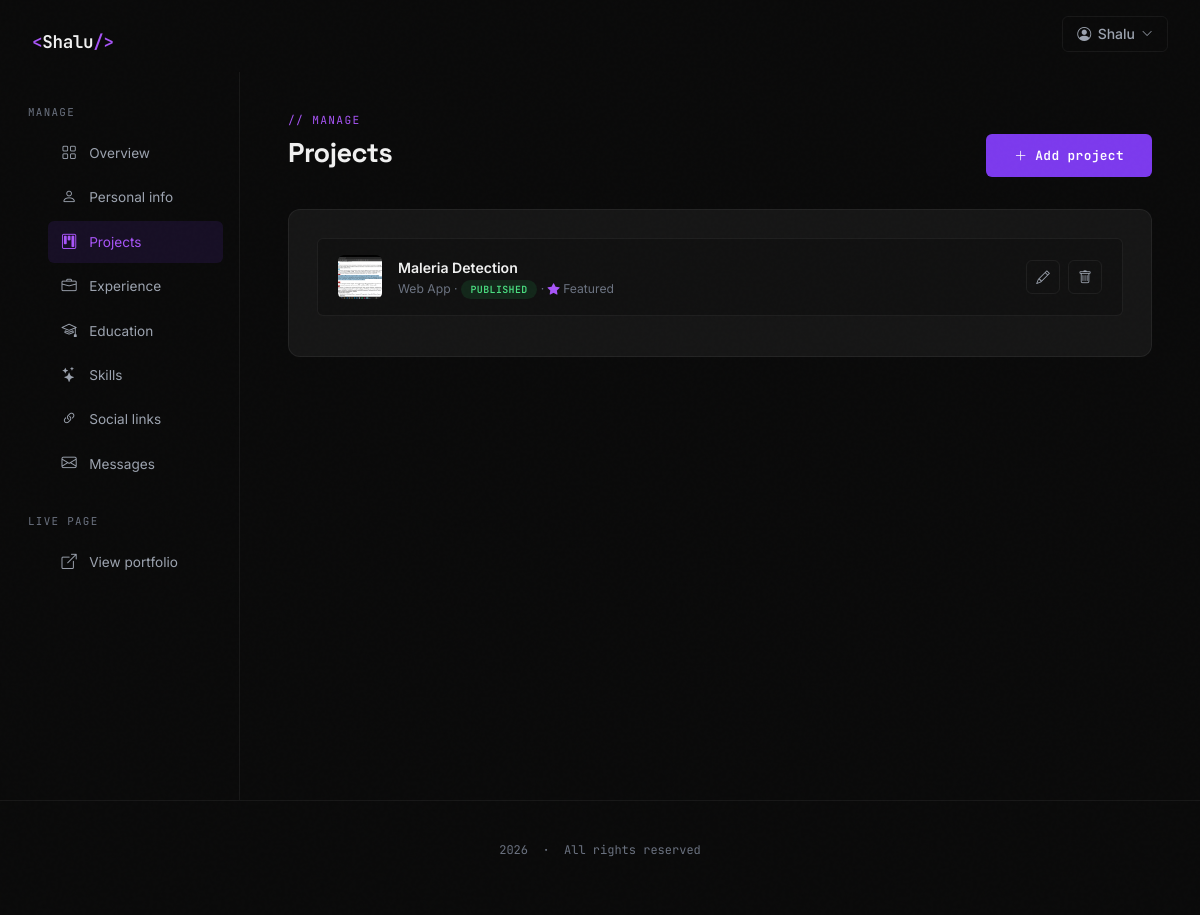
/dashboard/projects/ (signed in), run on the app's committed database.
### portfolio/models.py (models this page shows, shortened)
class Project(models.Model):
    STATUS_CHOICES = [('draft','Draft'),('published','Published'),('archived','Archived')]
    TYPE_CHOICES   = [
        ('web','Web App'),('mobile','Mobile App'),('desktop','Desktop App'),
        ('api','API / Backend'),('ml','Machine Learning'),
        ('design','UI/UX Design'),('open_source','Open Source'),('other','Other'),
    ]
    user          = models.ForeignKey(User, on_delete=models.CASCADE, related_name='projects')
    id            = models.UUIDField(primary_key=True, default=uuid.uuid4, editable=False)
    title         = models.CharField(max_length=120)
    slug          = models.SlugField(max_length=140, blank=True)
    subtitle      = models.CharField(max_length=200, blank=True)
    description   = models.TextField()
    project_type  = models.CharField(max_length=20, choices=TYPE_CHOICES, default='web')
    tags          = models.ManyToManyField('Tag', blank=True, related_name='projects')
    thumbnail     = models.ImageField(upload_to='portfolio/projects/thumbnails/', blank=True, null=True)
    cover_image   = models.ImageField(upload_to='portfolio/projects/covers/', blank=True, null=True)
    live_url      = models.URLField(blank=True)
    repo_url      = models.URLField(blank=True)
    case_study_url = models.URLField(blank=True)
    technologies  = models.CharField(max_length=500, blank=True)
    status        = models.CharField(max_length=12, choices=STATUS_CHOICES, default='draft')
    is_featured   = models.BooleanField(default=False)
    start_date    = models.DateField(blank=True, null=True)
    end_date      = models.DateField(blank=True, null=True)
    order         = models.PositiveSmallIntegerField(default=0)
    created_at    = models.DateTimeField(auto_now_add=True)
    updated_at    = models.DateTimeField(auto_now=True)

### portfolio/views.py (the view)
# urls.py: path('dashboard/projects/',           views.manage_projects,     name='manage_projects'),
@login_required
def manage_projects(request):
    projects = Project.objects.filter(user=request.user).order_by('order', '-created_at')
    return render(request, 'dashboard/projects.html', {'projects': projects, 'active_nav': 'projects'})

### templates/dashboard/projects.html (shortened to what this page needs)
{% extends "dashboard/base.html" %}
{% block dash_content %}
<div class="dash-header" style="display:flex;align-items:flex-end;justify-content:space-between;flex-wrap:wrap;gap:1rem;">
  <div>
    <div class="dash-eyebrow">// manage</div>
    <h1 class="dash-title">Projects</h1>
  </div>
  <a href="{% url 'add_project' %}" class="btn-primary-custom"><i class="bi bi-plus-lg"></i> Add project</a>
</div>
<div class="dash-card">
  {% if projects %}
    {% for p in projects %}
    <div class="dash-list-item">
      <div class="dash-list-main">
        {% if p.thumbnail %}
          <img src="{{ p.thumbnail.url }}" class="dash-list-thumb" alt="">
        {% else %}
          <div class="dash-list-thumb-placeholder"><i class="bi bi-kanban"></i></div>
        {% endif %}
        <div style="min-width:0;">
          <div class="dash-list-title">{{ p.title }}</div>
          <div class="dash-list-sub">
            {{ p.get_project_type_display }} ·
            <span class="dash-status-pill {% if p.status == 'published' %}published{% else %}draft{% endif %}">{{ p.get_status_display }}</span>
            {% if p.is_featured %} · <i class="bi bi-star-fill" style="color:var(--accent-light);"></i> Featured{% endif %}
          </div>
        </div>
      </div>
      <div class="dash-list-actions">
        <a href="{% url 'edit_project' p.pk %}" class="dash-icon-btn" title="Edit"><i class="bi bi-pencil"></i></a>
        <form method="POST" action="{% url 'delete_project' p.pk %}" onsubmit="return confirm('Delete this project? This cannot be undone.');" style="display:inline;">
          <button type="submit" class="dash-icon-btn danger" title="Delete"><i class="bi bi-trash"></i></button>
        </form>
      </div>
    </div>
    {% endfor %}
  {% else %}
    <div class="dash-empty">
      <i class="bi bi-kanban"></i>
      No projects yet. Add your first one to show it on your portfolio.
    </div>
  {% endif %}
</div>
{% endblock %}

### templates/layout.html (shortened to what this page needs)
{% load static %}
<!DOCTYPE html>
<html lang="en">
<head>
    <link href="https://cdn.jsdelivr.net/npm/bootstrap@5.3.3/dist/css/bootstrap.min.css" rel="stylesheet">
    <link rel="stylesheet" href="https://cdn.jsdelivr.net/npm/bootstrap-icons@1.11.3/font/bootstrap-icons.min.css">
    <link href="https://unpkg.com/aos@2.3.4/dist/aos.css" rel="stylesheet">
</head>
<body>
    <nav class="navbar-custom" id="navbar">
        <div class="navbar-inner">
            <a href="{% if portfolio_page %}#home{% else %}{% url 'landing' %}{% endif %}" class="nav-logo">
                {% if info and info.full_name %}
                  <span>&lt;</span>{{ info.full_name|truncatewords:1 }}<span>/&gt;</span>
                {% elif request.user.is_authenticated %}
                  <span>&lt;</span>{{ request.user.username }}<span>/&gt;</span>
                {% else %}
                  <span>&lt;</span>Dev<span>/&gt;</span>
                {% endif %}
            </a>
            <ul class="nav-links" id="navLinks">
                {% if request.user.is_authenticated %}
                <li class="nav-dropdown" id="navDropdown">
                    <button class="nav-profile-btn" id="navProfileBtn" type="button">
                        <i class="bi bi-person-circle"></i>
                        {{ request.user.username }}
                        <i class="bi bi-chevron-down"></i>
                    </button>
                </li>
                {% endif %}
            </ul>
        </div>
    </nav>
    {% block content %}{% endblock %}
    <footer class="footer-custom">
        <div class="container-custom">
            <p class="footer-text">
                <span id="year"></span> &nbsp;·&nbsp; All rights reserved
            </p>
        </div>
    </footer>
</body>
</html>

### templates/layout.html (style rules this page uses)
:root { --bg-primary: #0a0a0a; --bg-secondary: #111111; --bg-card: #161616; --bg-card-hover: #1e1e1e; --accent: #7c3aed; --accent-light: #a855f7; --accent-glow: rgba(124,58,237,0.25); --text-primary: #f0f0f0; --text-secondary:#9ca3af; --text-muted: #6b7280; --border: rgba(255,255,255,0.06); --border-accent: rgba(124,58,237,0.4); --radius-sm: 6px; --radius-md: 12px; --radius-lg: 20px; --font-display: 'Space Grotesk', sans-serif; --font-body: 'Inter', sans-serif; --font-mono: 'JetBrains Mono', monospace; }
*, *::before, *::after { box-sizing: border-box; margin: 0; padding: 0; }
html { scroll-behavior: smooth; }
body { font-family: var(--font-body); background-color: var(--bg-primary); color: var(--text-primary); overflow-x: hidden; -webkit-font-smoothing: antialiased; }
body::before { content: ''; position: fixed; inset: 0; pointer-events: none; z-index: 0; opacity: 0.4; }
.navbar-custom { position: fixed; top: 0; left: 0; right: 0; z-index: 1000; padding: 1rem 0; transition: all 0.4s ease; }
.navbar-inner { max-width: 1200px; margin: 0 auto; padding: 0 2rem; display: flex; align-items: center; justify-content: space-between; }
.nav-logo { font-family: var(--font-mono); font-size: 1.1rem; font-weight: 600; color: var(--text-primary); text-decoration: none; letter-spacing: -0.02em; }
.nav-logo span { color: var(--accent-light); }
.nav-links { display: flex; align-items: center; gap: 0.25rem; list-style: none; }
.nav-dropdown { position: relative; list-style: none; }
.nav-profile-btn { display: flex; align-items: center; gap: 0.4rem; font-family: var(--font-body); font-size: 0.875rem; font-weight: 500; color: var(--text-secondary); background: transparent; border: 1px solid var(--border); border-radius: var(--radius-sm); padding: 0.4rem 0.9rem; cursor: pointer; transition: border-color 0.2s, color 0.2s; }
.nav-profile-btn i.bi-chevron-down { font-size: 0.7rem; transition: transform 0.2s; }
.container-custom { max-width: 1200px; margin: 0 auto; padding: 0 2rem; }
.btn-primary-custom { display: inline-flex; align-items: center; gap: 0.5rem; font-family: var(--font-mono); font-size: 0.8rem; font-weight: 600; color: #fff; background: var(--accent); border: none; border-radius: var(--radius-sm); padding: 0.75rem 1.75rem; text-decoration: none; transition: background 0.2s, transform 0.2s, box-shadow 0.2s; letter-spacing: 0.03em; }
.footer-custom { border-top: 1px solid var(--border); padding: 2.5rem 0; position: relative; z-index: 1; }
.footer-text { font-family: var(--font-mono); font-size: 0.75rem; color: var(--text-muted); text-align: center; }

### templates/dashboard/base.html (style rules this page uses)
.dash-header { margin-bottom:2rem; }
.dash-eyebrow { font-family:var(--font-mono);font-size:.7rem;color:var(--accent-light);letter-spacing:.12em;text-transform:uppercase;margin-bottom:.5rem; }
.dash-title { font-family:var(--font-display);font-size:1.7rem;font-weight:700;letter-spacing:-.02em; }
.dash-card { background:var(--bg-card);border:1px solid var(--border);border-radius:var(--radius-md);padding:1.75rem;margin-bottom:1.5rem; }
.dash-list-item { display:flex;align-items:center;justify-content:space-between;gap:1rem;padding:1rem 1.25rem;border:1px solid var(--border);border-radius:var(--radius-sm);margin-bottom:.75rem;background:var(--bg-secondary); }
.dash-list-main { display:flex;align-items:center;gap:1rem;flex:1;min-width:0; }
.dash-list-thumb { width:44px;height:44px;border-radius:var(--radius-sm);object-fit:cover;background:var(--bg-card);flex-shrink:0; }
.dash-list-title { font-size:.88rem;font-weight:600;color:var(--text-primary); }
.dash-list-sub { font-size:.76rem;color:var(--text-muted);margin-top:.15rem; }
.dash-list-actions { display:flex;gap:.5rem;flex-shrink:0; }
.dash-icon-btn { display:flex;align-items:center;justify-content:center;width:34px;height:34px;border-radius:var(--radius-sm);border:1px solid var(--border);background:transparent;color:var(--text-secondary);text-decoration:none;cursor:pointer;transition:all .15s;font-size:.85rem; }
.dash-status-pill { font-family:var(--font-mono);font-size:.62rem;font-weight:600;padding:.2rem .6rem;border-radius:100px;text-transform:uppercase;letter-spacing:.04em; }
.dash-status-pill.published { background:rgba(34,197,94,.12);color:#4ade80; }

### data on the page
Project: thumbnail (picture), title "Maleria Detection", project_type "Web App", status "PUBLISHED", is_featured True (drawn)

### other printed values
{{ request.user.username }} "Shalu"
